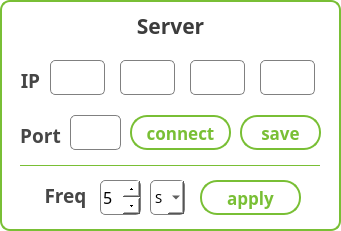
     <widget class="QFrame" name="frame_11">
      <property name="geometry">
       <rect>
        <x>360</x>
        <y>10</y>
        <width>341</width>
        <height>231</height>
       </rect>
      </property>
      <property name="styleSheet">
       <string notr="true">background:qlineargradient(spread:pad, x1:0, y1:0, x2:1, y2:1, stop:0 rgba(255, 255, 255, 0), stop:1 rgba(255, 255, 255, 161));
border : 2px solid rgb(121,191,53);
border-radius : 10px</string>
      </property>
      <property name="frameShape">
       <enum>QFrame::StyledPanel</enum>
      </property>
      <property name="frameShadow">
       <enum>QFrame::Raised</enum>
      </property>
      <widget class="QLabel" name="label_37">
       <property name="geometry">
        <rect>
         <x>105</x>
         <y>10</y>
         <width>131</width>
         <height>31</height>
        </rect>
       </property>
       <property name="font">
        <font>
         <family>나눔스퀘어 Bold</family>
         <pointsize>16</pointsize>
         <weight>75</weight>
         <bold>true</bold>
        </font>
       </property>
       <property name="styleSheet">
        <string notr="true">background:transparent;
border:transparent;
color:rgb(60,60,60)</string>
       </property>
       <property name="text">
        <string>Server</string>
       </property>
       <property name="alignment">
        <set>Qt::AlignCenter</set>
       </property>
      </widget>
      <widget class="QLineEdit" name="ip1">
       <property name="geometry">
        <rect>
         <x>50</x>
         <y>60</y>
         <width>55</width>
         <height>35</height>
        </rect>
       </property>
       <property name="font">
        <font>
         <family>나눔고딕</family>
         <pointsize>11</pointsize>
        </font>
       </property>
       <property name="styleSheet">
        <string notr="true">background-color:white;
border:1px solid grey;
border-radius:5px</string>
       </property>
       <property name="inputMethodHints">
        <set>Qt::ImhDigitsOnly</set>
       </property>
       <property name="text">
        <string/>
       </property>
       <property name="maxLength">
        <number>3</number>
       </property>
       <property name="alignment">
        <set>Qt::AlignCenter</set>
       </property>
      </widget>
      <widget class="QLineEdit" name="ip2">
       <property name="geometry">
        <rect>
         <x>120</x>
         <y>60</y>
         <width>55</width>
         <height>35</height>
        </rect>
       </property>
       <property name="font">
        <font>
         <family>나눔고딕</family>
         <pointsize>11</pointsize>
        </font>
       </property>
       <property name="styleSheet">
        <string notr="true">background-color:white;
border:1px solid grey;
border-radius:5px</string>
       </property>
       <property name="inputMethodHints">
        <set>Qt::ImhDigitsOnly</set>
       </property>
       <property name="maxLength">
        <number>3</number>
       </property>
       <property name="alignment">
        <set>Qt::AlignCenter</set>
       </property>
      </widget>
      <widget class="QLineEdit" name="ip3">
       <property name="geometry">
        <rect>
         <x>190</x>
         <y>60</y>
         <width>55</width>
         <height>35</height>
        </rect>
       </property>
       <property name="font">
        <font>
         <family>나눔고딕</family>
         <pointsize>11</pointsize>
        </font>
       </property>
       <property name="styleSheet">
        <string notr="true">background-color:white;
border:1px solid grey;
border-radius:5px</string>
       </property>
       <property name="inputMethodHints">
        <set>Qt::ImhDigitsOnly</set>
       </property>
       <property name="maxLength">
        <number>3</number>
       </property>
       <property name="alignment">
        <set>Qt::AlignCenter</set>
       </property>
      </widget>
      <widget class="QLineEdit" name="ip4">
       <property name="geometry">
        <rect>
         <x>260</x>
         <y>60</y>
         <width>55</width>
         <height>35</height>
        </rect>
       </property>
       <property name="font">
        <font>
         <family>나눔고딕</family>
         <pointsize>11</pointsize>
        </font>
       </property>
       <property name="styleSheet">
        <string notr="true">background-color:white;
border:1px solid grey;
border-radius:5px</string>
       </property>
       <property name="inputMethodHints">
        <set>Qt::ImhDigitsOnly</set>
       </property>
       <property name="maxLength">
        <number>3</number>
       </property>
       <property name="alignment">
        <set>Qt::AlignCenter</set>
       </property>
      </widget>
      <widget class="QLineEdit" name="port">
       <property name="geometry">
        <rect>
         <x>70</x>
         <y>115</y>
         <width>51</width>
         <height>35</height>
        </rect>
       </property>
       <property name="font">
        <font>
         <family>나눔고딕</family>
         <pointsize>11</pointsize>
        </font>
       </property>
       <property name="styleSheet">
        <string notr="true">background-color:white;
border:1px solid grey;
border-radius:5px</string>
       </property>
       <property name="inputMethodHints">
        <set>Qt::ImhDigitsOnly</set>
       </property>
       <property name="maxLength">
        <number>5</number>
       </property>
       <property name="alignment">
        <set>Qt::AlignCenter</set>
       </property>
      </widget>
      <widget class="QPushButton" name="server_freq_apply">
       <property name="geometry">
        <rect>
         <x>200</x>
         <y>180</y>
         <width>101</width>
         <height>35</height>
        </rect>
       </property>
       <property name="font">
        <font>
         <family>나눔스퀘어 Bold</family>
         <pointsize>13</pointsize>
         <weight>75</weight>
         <bold>true</bold>
        </font>
       </property>
       <property name="styleSheet">
        <string notr="true">QPushButton{border-radius : 17px;
border : 2px solid rgb(121,191,53);
color:rgb(121,191,53);
background-color:white;}
QPushButton:pressed{
border-radius : 17px;
border : 2px solid rgb(130,255,75);
border:transparent;
background-color:qlineargradient(spread:pad, x1:0.15, y1:0.15, x2:1, y2:1, stop:0 rgba(177, 220, 61, 255), stop:1 rgba(41, 191, 61, 247));
color:white;
}
</string>
       </property>
       <property name="text">
        <string>apply</string>
       </property>
       <property name="checkable">
        <bool>true</bool>
       </property>
      </widget>
      <widget class="QSpinBox" name="server_freq">
       <property name="geometry">
        <rect>
         <x>100</x>
         <y>180</y>
         <width>41</width>
         <height>35</height>
        </rect>
       </property>
       <property name="font">
        <font>
         <family>나눔고딕</family>
         <pointsize>12</pointsize>
        </font>
       </property>
       <property name="styleSheet">
        <string notr="true">QSpinBox{background-color:white;
border:1px solid grey;
selection-background-color: rgb(121, 191, 53);
border-radius:5px
}
QSpinBox::down-button {
width: 17px;
}
QSpinBox::up-button {
width: 17px;
}</string>
       </property>
       <property name="maximum">
        <number>60</number>
       </property>
       <property name="value">
        <number>5</number>
       </property>
      </widget>
      <widget class="QPushButton" name="server_save">
       <property name="geometry">
        <rect>
         <x>240</x>
         <y>115</y>
         <width>81</width>
         <height>35</height>
        </rect>
       </property>
       <property name="font">
        <font>
         <family>나눔스퀘어 Bold</family>
         <pointsize>13</pointsize>
         <weight>75</weight>
         <bold>true</bold>
        </font>
       </property>
       <property name="styleSheet">
        <string notr="true">QPushButton{border-radius : 17px;
border : 2px solid rgb(121,191,53);
color:rgb(121,191,53);
background-color:white;}
QPushButton:pressed{
border-radius : 17px;
border : 2px solid rgb(130,255,75);
border:transparent;
background-color:qlineargradient(spread:pad, x1:0.15, y1:0.15, x2:1, y2:1, stop:0 rgba(177, 220, 61, 255), stop:1 rgba(41, 191, 61, 247));
color:white;
}
</string>
       </property>
       <property name="text">
        <string>save</string>
       </property>
       <property name="checkable">
        <bool>true</bool>
       </property>
      </widget>
      <widget class="QComboBox" name="server_freq_unit">
       <property name="geometry">
        <rect>
         <x>150</x>
         <y>180</y>
         <width>35</width>
         <height>35</height>
        </rect>
       </property>
       <property name="font">
        <font>
         <family>나눔고딕</family>
         <pointsize>10</pointsize>
        </font>
       </property>
       <property name="layoutDirection">
        <enum>Qt::LeftToRight</enum>
       </property>
       <property name="styleSheet">
        <string notr="true">background-color:white;
border:1px solid grey;
selection-background-color: rgb(121, 191, 53);
border-radius:5px</string>
       </property>
       <property name="currentText">
        <string>S</string>
       </property>
       <item>
        <property name="text">
         <string>S</string>
        </property>
       </item>
       <item>
        <property name="text">
         <string>M</string>
        </property>
       </item>
       <item>
        <property name="text">
         <string>H</string>
        </property>
       </item>
      </widget>
      <widget class="Line" name="line_2">
       <property name="geometry">
        <rect>
         <x>20</x>
         <y>165</y>
         <width>300</width>
         <height>1</height>
        </rect>
       </property>
       <property name="orientation">
        <enum>Qt::Horizontal</enum>
       </property>
      </widget>
      <widget class="QLabel" name="label_84">
       <property name="geometry">
        <rect>
         <x>40</x>
         <y>180</y>
         <width>51</width>
         <height>31</height>
        </rect>
       </property>
       <property name="font">
        <font>
         <family>나눔스퀘어 Bold</family>
         <pointsize>14</pointsize>
         <weight>75</weight>
         <bold>true</bold>
        </font>
       </property>
       <property name="styleSheet">
        <string notr="true">background:transparent;
color:rgb(70,70,70);
border:transparent</string>
       </property>
       <property name="text">
        <string>Freq</string>
       </property>
       <property name="alignment">
        <set>Qt::AlignCenter</set>
       </property>
      </widget>
      <widget class="QLabel" name="label_85">
       <property name="geometry">
        <rect>
         <x>15</x>
         <y>115</y>
         <width>51</width>
         <height>41</height>
        </rect>
       </property>
       <property name="font">
        <font>
         <family>나눔스퀘어 Bold</family>
         <pointsize>14</pointsize>
         <weight>75</weight>
         <bold>true</bold>
        </font>
       </property>
       <property name="styleSheet">
        <string notr="true">background:transparent;
color:rgb(70,70,70);
border:transparent</string>
       </property>
       <property name="text">
        <string>Port</string>
       </property>
       <property name="alignment">
        <set>Qt::AlignCenter</set>
       </property>
      </widget>
      <widget class="QLabel" name="label_86">
       <property name="geometry">
        <rect>
         <x>15</x>
         <y>60</y>
         <width>31</width>
         <height>41</height>
        </rect>
       </property>
       <property name="font">
        <font>
         <family>나눔스퀘어 Bold</family>
         <pointsize>14</pointsize>
         <weight>75</weight>
         <bold>true</bold>
        </font>
       </property>
       <property name="styleSheet">
        <string notr="true">background:transparent;
color:rgb(70,70,70);
border:transparent</string>
       </property>
       <property name="text">
        <string>IP</string>
       </property>
       <property name="alignment">
        <set>Qt::AlignCenter</set>
       </property>
      </widget>
      <widget class="QPushButton" name="server_connect">
       <property name="geometry">
        <rect>
         <x>130</x>
         <y>115</y>
         <width>101</width>
         <height>35</height>
        </rect>
       </property>
       <property name="font">
        <font>
         <family>나눔스퀘어 Bold</family>
         <pointsize>13</pointsize>
         <weight>75</weight>
         <bold>true</bold>
        </font>
       </property>
       <property name="styleSheet">
        <string notr="true">QPushButton{border-radius : 17px;
border : 2px solid rgb(121,191,53);
color:rgb(121,191,53);
background-color:white;}
QPushButton:pressed{
border-radius : 17px;
border : 2px solid rgb(130,255,75);
border:transparent;
background-color:qlineargradient(spread:pad, x1:0.15, y1:0.15, x2:1, y2:1, stop:0 rgba(177, 220, 61, 255), stop:1 rgba(41, 191, 61, 247));
color:white;
}
</string>
       </property>
       <property name="text">
        <string>connect</string>
       </property>
       <property name="checkable">
        <bool>true</bool>
       </property>
      </widget>
     </widget>
